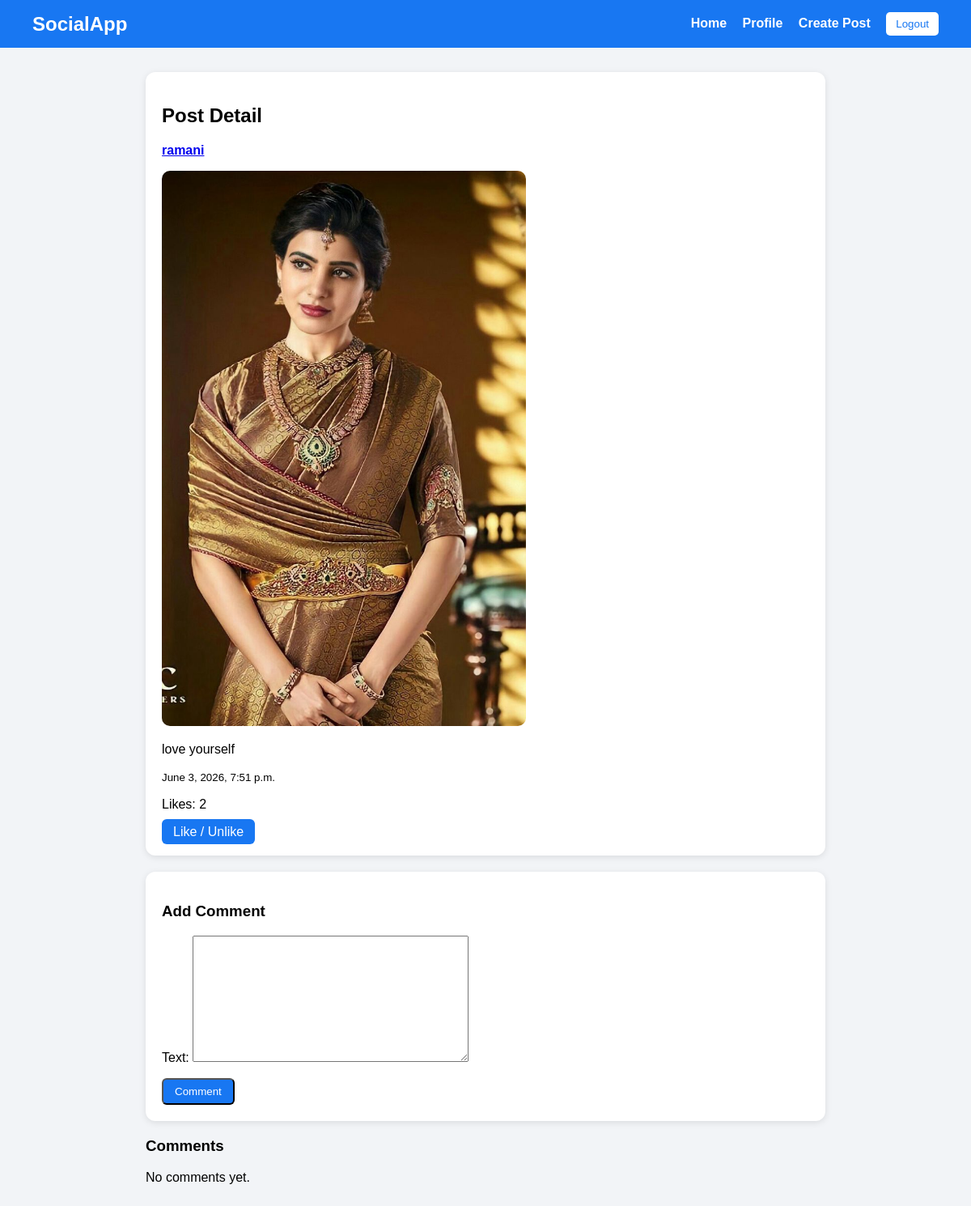
The app's page /post/2/ (signed in) with its own data.
### social/models.py (models this page shows, shortened)
class Post(models.Model):
    user = models.ForeignKey(User, on_delete=models.CASCADE)
    image = models.ImageField(upload_to='post_images/', blank=True, null=True)
    caption = models.TextField()
    created_at = models.DateTimeField(auto_now_add=True)
    def total_likes(self):
        return self.likes.count()

### social/views.py (the view)
# urls.py: path('post/<int:post_id>/', views.post_detail, name='post_detail'),
@login_required
def post_detail(request, post_id):
    post = get_object_or_404(Post, id=post_id)
    comments = post.comments.all().order_by('-created_at')
    if request.method == 'POST':
        form = CommentForm(request.POST)
        if form.is_valid():
            comment = form.save(commit=False)
            comment.user = request.user
            comment.post = post
            comment.save()
            return redirect('post_detail', post_id=post.id)
    else:
        form = CommentForm()
    return render(request, 'social/post_detail.html', {
        'post': post,
        'comments': comments,
        'form': form
    })

### social/forms.py
class CommentForm(forms.ModelForm):
    class Meta:
        model = Comment
        fields = ['text']

### templates/social/post_detail.html (shortened to what this page needs)
{% extends 'social/base.html' %}
{% block content %}
<div class="card">
    <h2>Post Detail</h2>
    <p>
        <strong>
            <a href="{% url 'profile' post.user.username %}">
                {{ post.user.username }}
            </a>
        </strong>
    </p>
    {% if post.image %}
        <img class="post-img" src="{{ post.image.url }}">
    {% endif %}
    <p>{{ post.caption }}</p>
    <small>{{ post.created_at }}</small>
    <p>Likes: {{ post.total_likes }}</p>
    <a class="btn" href="{% url 'like_post' post.id %}">
        Like / Unlike
    </a>
</div>
<div class="card">
    <h3>Add Comment</h3>
    <form method="POST">
        {{ form.as_p }}
        <button class="btn" type="submit">Comment</button>
    </form>
</div>
<h3>Comments</h3>
{% for comment in comments %}
    <div class="card">
        <strong>{{ comment.user.username }}</strong>
        <p>{{ comment.text }}</p>
        <small>{{ comment.created_at }}</small>
    </div>
{% empty %}
    <p>No comments yet.</p>
{% endfor %}
{% endblock %}

### static/css/style.css (style rules this page uses)
body { font-family: Arial, sans-serif; background: #f2f4f7; margin: 0; }
.card { background: white; padding: 20px; margin-bottom: 20px; border-radius: 12px; box-shadow: 0 2px 8px rgba(0,0,0,0.1); }
.post-img { width: 100%; max-width: 450px; border-radius: 10px; }
.btn { background: #1877f2; color: white; padding: 7px 14px; border-radius: 6px; text-decoration: none; }

### records on screen
Post: user.username "ramani", image (picture), caption "love yourself", created_at "June 3, 2026, 7:51 p.m.", total_likes "2"
